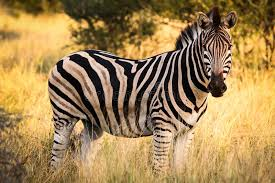
#> input picture notebooks/zebra.jpeg, 275 x 183 px
$ python -i augumentation.py   (imports and definitions only)
#> lines starting #> are read from the running program, lines starting #| are printed output that depends on the picture
#> further down, picture is the input picture: shape (183, 275, 3); mean B, G, R 84, 132.7, 162.9
import cv2
import numpy as np
from typing import Tuple, Optional, Union, Dict, Any


class YoloAugmentation:
    def __init__(self, image: np.ndarray) -> None:
        """
        Initialize the YoloAugmentation class with an image.

        Parameters:
        - image (numpy.ndarray): Input image on which augmentations will be applied.
        """
        self.image = image

    # [101 lines left out: functions flip, rotate, scale, adjust_brightness_contrast, add_noise, blur and 1 more, not called in this run]

    def color_jitter(self, hue_shift:int=10, saturation_shift:int=10) -> np.ndarray:
        """
        Adjust hue and saturation to create color jitter effects.

        Parameters:
        - hue_shift (int): Value to adjust hue.
        - saturation_shift (int): Value to adjust saturation.

        Returns:
        - numpy.ndarray: Image with adjusted hue and saturation.
        """
#> called with hue_shift = 10, saturation_shift = 10
        hsv_image = cv2.cvtColor(self.image, cv2.COLOR_BGR2HSV)
#> hsv_image: shape (183, 275, 3); mean H, S, V 20.9, 132.6, 163
        h, s, v = cv2.split(hsv_image)
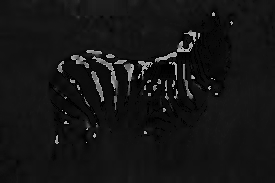
#> h: shape (183, 275); min 0, max 179, mean 20.9
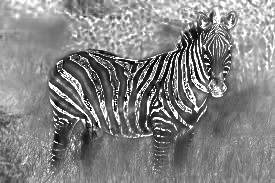
#> s: shape (183, 275); min 0, max 255, mean 132.6
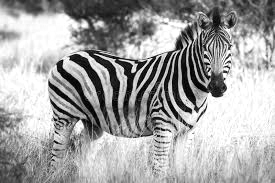
#> v: shape (183, 275); min 0, max 255, mean 163
        h = cv2.add(h, hue_shift)
        s = cv2.add(s, saturation_shift)
        jittered_image = cv2.merge([h, s, v])
#> jittered_image: shape (183, 275, 3); mean H, S, V 30.9, 142.1, 163
        jittered_image = cv2.cvtColor(jittered_image, cv2.COLOR_HSV2BGR)
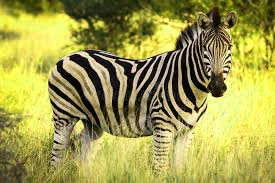
#> jittered_image: shape (183, 275, 3); mean B, G, R 77.2, 156.9, 161.5
        return jittered_image


class DataAugmentation:
    # [170 lines left out: functions __init__, _random_affine, _random_hsv, _random_flip, _random_erase, augment, not called in this run]

>>> import cv2
>>> picture = cv2.imread('../../../notebooks/zebra.jpeg')
>>> result = YoloAugmentation(picture).color_jitter()
